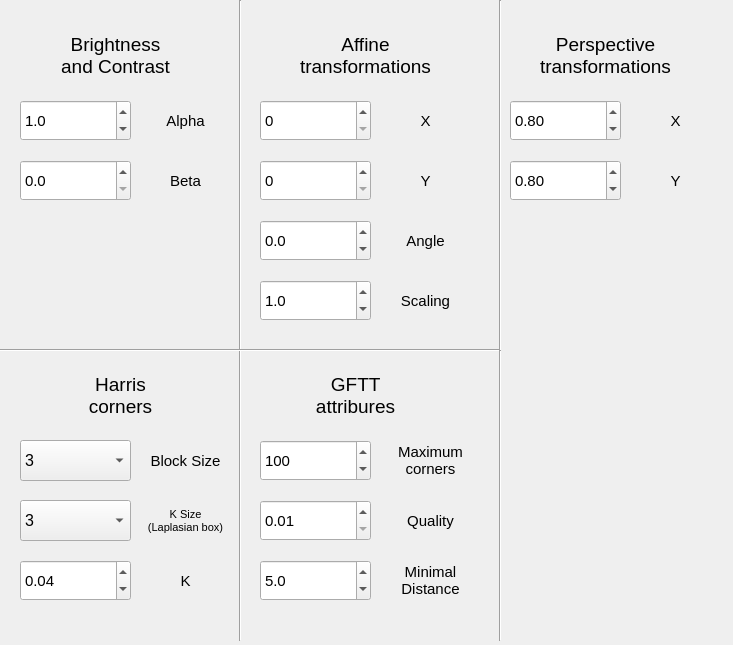
<?xml version="1.0" encoding="UTF-8"?>
<ui version="4.0">
 <class>MainWindow</class>
 <widget class="QMainWindow" name="MainWindow">
  <property name="geometry">
   <rect>
    <x>0</x>
    <y>0</y>
    <width>733</width>
    <height>645</height>
   </rect>
  </property>
  <property name="windowTitle">
   <string>MainWindow</string>
  </property>
  <widget class="QWidget" name="centralwidget">
   <widget class="QLabel" name="label">
    <property name="geometry">
     <rect>
      <x>30</x>
      <y>20</y>
      <width>171</width>
      <height>71</height>
     </rect>
    </property>
    <property name="font">
     <font>
      <pointsize>14</pointsize>
     </font>
    </property>
    <property name="text">
     <string>Brightness 
and Contrast</string>
    </property>
    <property name="alignment">
     <set>Qt::AlignCenter</set>
    </property>
   </widget>
   <widget class="QLabel" name="label_2">
    <property name="geometry">
     <rect>
      <x>280</x>
      <y>20</y>
      <width>171</width>
      <height>71</height>
     </rect>
    </property>
    <property name="font">
     <font>
      <pointsize>14</pointsize>
     </font>
    </property>
    <property name="text">
     <string>Affine 
transformations</string>
    </property>
    <property name="alignment">
     <set>Qt::AlignCenter</set>
    </property>
   </widget>
   <widget class="QLabel" name="label_3">
    <property name="geometry">
     <rect>
      <x>40</x>
      <y>360</y>
      <width>161</width>
      <height>71</height>
     </rect>
    </property>
    <property name="font">
     <font>
      <pointsize>14</pointsize>
     </font>
    </property>
    <property name="text">
     <string>Harris 
corners</string>
    </property>
    <property name="alignment">
     <set>Qt::AlignCenter</set>
    </property>
   </widget>
   <widget class="QLabel" name="label_4">
    <property name="geometry">
     <rect>
      <x>280</x>
      <y>360</y>
      <width>151</width>
      <height>71</height>
     </rect>
    </property>
    <property name="font">
     <font>
      <pointsize>14</pointsize>
     </font>
    </property>
    <property name="text">
     <string>GFTT 
attribures</string>
    </property>
    <property name="alignment">
     <set>Qt::AlignCenter</set>
    </property>
   </widget>
   <widget class="Line" name="line">
    <property name="geometry">
     <rect>
      <x>220</x>
      <y>0</y>
      <width>41</width>
      <height>351</height>
     </rect>
    </property>
    <property name="orientation">
     <enum>Qt::Vertical</enum>
    </property>
   </widget>
   <widget class="Line" name="line_3">
    <property name="geometry">
     <rect>
      <x>220</x>
      <y>350</y>
      <width>41</width>
      <height>291</height>
     </rect>
    </property>
    <property name="orientation">
     <enum>Qt::Vertical</enum>
    </property>
   </widget>
   <widget class="QDoubleSpinBox" name="alphaBox">
    <property name="geometry">
     <rect>
      <x>20</x>
      <y>100</y>
      <width>111</width>
      <height>41</height>
     </rect>
    </property>
    <property name="font">
     <font>
      <pointsize>11</pointsize>
     </font>
    </property>
    <property name="decimals">
     <number>1</number>
    </property>
    <property name="minimum">
     <double>0.100000000000000</double>
    </property>
    <property name="maximum">
     <double>5.000000000000000</double>
    </property>
    <property name="singleStep">
     <double>0.100000000000000</double>
    </property>
    <property name="value">
     <double>1.000000000000000</double>
    </property>
   </widget>
   <widget class="QLabel" name="label_5">
    <property name="geometry">
     <rect>
      <x>140</x>
      <y>100</y>
      <width>91</width>
      <height>41</height>
     </rect>
    </property>
    <property name="font">
     <font>
      <pointsize>11</pointsize>
     </font>
    </property>
    <property name="text">
     <string>Alpha</string>
    </property>
    <property name="alignment">
     <set>Qt::AlignCenter</set>
    </property>
   </widget>
   <widget class="QLabel" name="label_6">
    <property name="geometry">
     <rect>
      <x>140</x>
      <y>160</y>
      <width>91</width>
      <height>41</height>
     </rect>
    </property>
    <property name="font">
     <font>
      <pointsize>11</pointsize>
     </font>
    </property>
    <property name="text">
     <string>Beta</string>
    </property>
    <property name="alignment">
     <set>Qt::AlignCenter</set>
    </property>
   </widget>
   <widget class="QDoubleSpinBox" name="betaBox">
    <property name="geometry">
     <rect>
      <x>20</x>
      <y>160</y>
      <width>111</width>
      <height>41</height>
     </rect>
    </property>
    <property name="font">
     <font>
      <pointsize>11</pointsize>
     </font>
    </property>
    <property name="decimals">
     <number>1</number>
    </property>
   </widget>
   <widget class="QLabel" name="label_7">
    <property name="geometry">
     <rect>
      <x>380</x>
      <y>100</y>
      <width>91</width>
      <height>41</height>
     </rect>
    </property>
    <property name="font">
     <font>
      <pointsize>11</pointsize>
     </font>
    </property>
    <property name="text">
     <string>X</string>
    </property>
    <property name="alignment">
     <set>Qt::AlignCenter</set>
    </property>
   </widget>
   <widget class="QLabel" name="label_8">
    <property name="geometry">
     <rect>
      <x>380</x>
      <y>160</y>
      <width>91</width>
      <height>41</height>
     </rect>
    </property>
    <property name="font">
     <font>
      <pointsize>11</pointsize>
     </font>
    </property>
    <property name="text">
     <string>Y</string>
    </property>
    <property name="alignment">
     <set>Qt::AlignCenter</set>
    </property>
   </widget>
   <widget class="QLabel" name="label_9">
    <property name="geometry">
     <rect>
      <x>380</x>
      <y>220</y>
      <width>91</width>
      <height>41</height>
     </rect>
    </property>
    <property name="font">
     <font>
      <pointsize>11</pointsize>
     </font>
    </property>
    <property name="text">
     <string>Angle</string>
    </property>
    <property name="alignment">
     <set>Qt::AlignCenter</set>
    </property>
   </widget>
   <widget class="QDoubleSpinBox" name="angleBox">
    <property name="geometry">
     <rect>
      <x>260</x>
      <y>220</y>
      <width>111</width>
      <height>41</height>
     </rect>
    </property>
    <property name="font">
     <font>
      <pointsize>11</pointsize>
     </font>
    </property>
    <property name="decimals">
     <number>1</number>
    </property>
    <property name="minimum">
     <double>-180.000000000000000</double>
    </property>
    <property name="maximum">
     <double>180.000000000000000</double>
    </property>
   </widget>
   <widget class="QLabel" name="label_10">
    <property name="geometry">
     <rect>
      <x>380</x>
      <y>280</y>
      <width>91</width>
      <height>41</height>
     </rect>
    </property>
    <property name="font">
     <font>
      <pointsize>11</pointsize>
     </font>
    </property>
    <property name="text">
     <string>Scaling</string>
    </property>
    <property name="alignment">
     <set>Qt::AlignCenter</set>
    </property>
   </widget>
   <widget class="QDoubleSpinBox" name="scaleBox">
    <property name="geometry">
     <rect>
      <x>260</x>
      <y>280</y>
      <width>111</width>
      <height>41</height>
     </rect>
    </property>
    <property name="font">
     <font>
      <pointsize>11</pointsize>
     </font>
    </property>
    <property name="decimals">
     <number>1</number>
    </property>
    <property name="minimum">
     <double>0.100000000000000</double>
    </property>
    <property name="maximum">
     <double>5.000000000000000</double>
    </property>
    <property name="singleStep">
     <double>0.100000000000000</double>
    </property>
    <property name="value">
     <double>1.000000000000000</double>
    </property>
   </widget>
   <widget class="QLabel" name="label_11">
    <property name="geometry">
     <rect>
      <x>140</x>
      <y>560</y>
      <width>91</width>
      <height>41</height>
     </rect>
    </property>
    <property name="font">
     <font>
      <pointsize>11</pointsize>
     </font>
    </property>
    <property name="text">
     <string>K</string>
    </property>
    <property name="alignment">
     <set>Qt::AlignCenter</set>
    </property>
   </widget>
   <widget class="QDoubleSpinBox" name="KBox">
    <property name="geometry">
     <rect>
      <x>20</x>
      <y>560</y>
      <width>111</width>
      <height>41</height>
     </rect>
    </property>
    <property name="font">
     <font>
      <pointsize>11</pointsize>
     </font>
    </property>
    <property name="decimals">
     <number>2</number>
    </property>
    <property name="minimum">
     <double>0.010000000000000</double>
    </property>
    <property name="maximum">
     <double>1.000000000000000</double>
    </property>
    <property name="singleStep">
     <double>0.010000000000000</double>
    </property>
    <property name="value">
     <double>0.040000000000000</double>
    </property>
   </widget>
   <widget class="QLabel" name="label_12">
    <property name="geometry">
     <rect>
      <x>380</x>
      <y>500</y>
      <width>101</width>
      <height>41</height>
     </rect>
    </property>
    <property name="font">
     <font>
      <pointsize>11</pointsize>
     </font>
    </property>
    <property name="text">
     <string>Quality</string>
    </property>
    <property name="alignment">
     <set>Qt::AlignCenter</set>
    </property>
   </widget>
   <widget class="QDoubleSpinBox" name="qualityBox">
    <property name="geometry">
     <rect>
      <x>260</x>
      <y>500</y>
      <width>111</width>
      <height>41</height>
     </rect>
    </property>
    <property name="font">
     <font>
      <pointsize>11</pointsize>
     </font>
    </property>
    <property name="decimals">
     <number>2</number>
    </property>
    <property name="minimum">
     <double>0.010000000000000</double>
    </property>
    <property name="maximum">
     <double>0.990000000000000</double>
    </property>
    <property name="singleStep">
     <double>0.010000000000000</double>
    </property>
   </widget>
   <widget class="QLabel" name="label_13">
    <property name="geometry">
     <rect>
      <x>380</x>
      <y>550</y>
      <width>101</width>
      <height>61</height>
     </rect>
    </property>
    <property name="font">
     <font>
      <pointsize>11</pointsize>
     </font>
    </property>
    <property name="text">
     <string>Minimal 
Distance</string>
    </property>
    <property name="alignment">
     <set>Qt::AlignCenter</set>
    </property>
   </widget>
   <widget class="QDoubleSpinBox" name="minDistBox">
    <property name="geometry">
     <rect>
      <x>260</x>
      <y>560</y>
      <width>111</width>
      <height>41</height>
     </rect>
    </property>
    <property name="font">
     <font>
      <pointsize>11</pointsize>
     </font>
    </property>
    <property name="decimals">
     <number>1</number>
    </property>
    <property name="maximum">
     <double>150.000000000000000</double>
    </property>
    <property name="value">
     <double>5.000000000000000</double>
    </property>
   </widget>
   <widget class="QComboBox" name="blockSizeBox">
    <property name="geometry">
     <rect>
      <x>20</x>
      <y>440</y>
      <width>111</width>
      <height>41</height>
     </rect>
    </property>
    <property name="font">
     <font>
      <pointsize>12</pointsize>
     </font>
    </property>
    <item>
     <property name="text">
      <string>3</string>
     </property>
    </item>
    <item>
     <property name="text">
      <string>5</string>
     </property>
    </item>
    <item>
     <property name="text">
      <string>7</string>
     </property>
    </item>
   </widget>
   <widget class="QLabel" name="label_14">
    <property name="geometry">
     <rect>
      <x>140</x>
      <y>440</y>
      <width>91</width>
      <height>41</height>
     </rect>
    </property>
    <property name="font">
     <font>
      <pointsize>11</pointsize>
     </font>
    </property>
    <property name="text">
     <string>Block Size</string>
    </property>
    <property name="alignment">
     <set>Qt::AlignCenter</set>
    </property>
   </widget>
   <widget class="QComboBox" name="KSizeBox">
    <property name="geometry">
     <rect>
      <x>20</x>
      <y>500</y>
      <width>111</width>
      <height>41</height>
     </rect>
    </property>
    <property name="font">
     <font>
      <pointsize>12</pointsize>
     </font>
    </property>
    <item>
     <property name="text">
      <string>3</string>
     </property>
    </item>
    <item>
     <property name="text">
      <string>5</string>
     </property>
    </item>
    <item>
     <property name="text">
      <string>7</string>
     </property>
    </item>
   </widget>
   <widget class="QLabel" name="label_15">
    <property name="geometry">
     <rect>
      <x>140</x>
      <y>500</y>
      <width>91</width>
      <height>41</height>
     </rect>
    </property>
    <property name="font">
     <font>
      <pointsize>8</pointsize>
     </font>
    </property>
    <property name="text">
     <string>K Size 
(Laplasian box)</string>
    </property>
    <property name="alignment">
     <set>Qt::AlignCenter</set>
    </property>
   </widget>
   <widget class="QLabel" name="label_16">
    <property name="geometry">
     <rect>
      <x>380</x>
      <y>430</y>
      <width>101</width>
      <height>61</height>
     </rect>
    </property>
    <property name="font">
     <font>
      <pointsize>11</pointsize>
     </font>
    </property>
    <property name="text">
     <string>Maximum 
corners</string>
    </property>
    <property name="alignment">
     <set>Qt::AlignCenter</set>
    </property>
   </widget>
   <widget class="QSpinBox" name="maxCornersBox">
    <property name="geometry">
     <rect>
      <x>260</x>
      <y>440</y>
      <width>111</width>
      <height>41</height>
     </rect>
    </property>
    <property name="font">
     <font>
      <pointsize>11</pointsize>
     </font>
    </property>
    <property name="maximum">
     <number>500</number>
    </property>
    <property name="value">
     <number>100</number>
    </property>
   </widget>
   <widget class="QSpinBox" name="XBox">
    <property name="geometry">
     <rect>
      <x>260</x>
      <y>100</y>
      <width>111</width>
      <height>41</height>
     </rect>
    </property>
    <property name="font">
     <font>
      <pointsize>11</pointsize>
     </font>
    </property>
   </widget>
   <widget class="QSpinBox" name="YBox">
    <property name="geometry">
     <rect>
      <x>260</x>
      <y>160</y>
      <width>111</width>
      <height>41</height>
     </rect>
    </property>
    <property name="font">
     <font>
      <pointsize>11</pointsize>
     </font>
    </property>
   </widget>
   <widget class="Line" name="line_4">
    <property name="geometry">
     <rect>
      <x>0</x>
      <y>330</y>
      <width>501</width>
      <height>41</height>
     </rect>
    </property>
    <property name="orientation">
     <enum>Qt::Horizontal</enum>
    </property>
   </widget>
   <widget class="Line" name="line_5">
    <property name="geometry">
     <rect>
      <x>480</x>
      <y>350</y>
      <width>41</width>
      <height>291</height>
     </rect>
    </property>
    <property name="orientation">
     <enum>Qt::Vertical</enum>
    </property>
   </widget>
   <widget class="Line" name="line_2">
    <property name="geometry">
     <rect>
      <x>480</x>
      <y>0</y>
      <width>41</width>
      <height>351</height>
     </rect>
    </property>
    <property name="orientation">
     <enum>Qt::Vertical</enum>
    </property>
   </widget>
   <widget class="QLabel" name="label_17">
    <property name="geometry">
     <rect>
      <x>520</x>
      <y>20</y>
      <width>171</width>
      <height>71</height>
     </rect>
    </property>
    <property name="font">
     <font>
      <pointsize>14</pointsize>
     </font>
    </property>
    <property name="text">
     <string>Perspective 
transformations</string>
    </property>
    <property name="alignment">
     <set>Qt::AlignCenter</set>
    </property>
   </widget>
   <widget class="QLabel" name="label_18">
    <property name="geometry">
     <rect>
      <x>630</x>
      <y>100</y>
      <width>91</width>
      <height>41</height>
     </rect>
    </property>
    <property name="font">
     <font>
      <pointsize>11</pointsize>
     </font>
    </property>
    <property name="text">
     <string>X</string>
    </property>
    <property name="alignment">
     <set>Qt::AlignCenter</set>
    </property>
   </widget>
   <widget class="QLabel" name="label_19">
    <property name="geometry">
     <rect>
      <x>630</x>
      <y>160</y>
      <width>91</width>
      <height>41</height>
     </rect>
    </property>
    <property name="font">
     <font>
      <pointsize>11</pointsize>
     </font>
    </property>
    <property name="text">
     <string>Y</string>
    </property>
    <property name="alignment">
     <set>Qt::AlignCenter</set>
    </property>
   </widget>
   <widget class="QDoubleSpinBox" name="XPerspBox">
    <property name="geometry">
     <rect>
      <x>510</x>
      <y>100</y>
      <width>111</width>
      <height>41</height>
     </rect>
    </property>
    <property name="font">
     <font>
      <pointsize>11</pointsize>
     </font>
    </property>
    <property name="decimals">
     <number>2</number>
    </property>
    <property name="minimum">
     <double>0.000000000000000</double>
    </property>
    <property name="maximum">
     <double>1.000000000000000</double>
    </property>
    <property name="singleStep">
     <double>0.010000000000000</double>
    </property>
    <property name="value">
     <double>0.800000000000000</double>
    </property>
   </widget>
   <widget class="QDoubleSpinBox" name="YPerspBox">
    <property name="geometry">
     <rect>
      <x>510</x>
      <y>160</y>
      <width>111</width>
      <height>41</height>
     </rect>
    </property>
    <property name="font">
     <font>
      <pointsize>11</pointsize>
     </font>
    </property>
    <property name="decimals">
     <number>2</number>
    </property>
    <property name="minimum">
     <double>0.000000000000000</double>
    </property>
    <property name="maximum">
     <double>1.000000000000000</double>
    </property>
    <property name="singleStep">
     <double>0.010000000000000</double>
    </property>
    <property name="value">
     <double>0.800000000000000</double>
    </property>
   </widget>
  </widget>
 </widget>
 <resources/>
 <connections/>
</ui>
